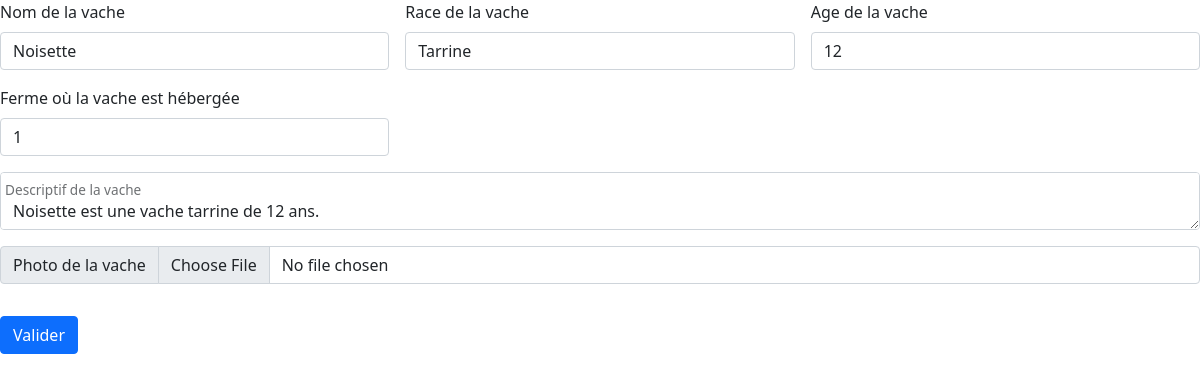
The app's page /app/appel/admin/modifievacheform.php?id=3 with its own data.
### tables this page shows
CREATE TABLE `vaches` (
  `Nom` varchar(20) NOT NULL,
  `Race` varchar(20) NOT NULL,
  `Age` int(2) NOT NULL,
  `Descriptif` varchar(200) NOT NULL,
  `Photo` varchar(40) DEFAULT NULL,
  `fk_Ferme` int(2) NOT NULL,
  `id_vache` int(4) NOT NULL
);

### app/appel/admin/modifievacheform.php (the view)
<?php
    require("header.php");
    $DB->exec("SET CHARACTER SET utf8");
    $element=$_GET['id'];
    $newreq = $DB->query("SELECT * FROM vaches WHERE id_vache=$element");
    $tab = $newreq->fetch();
?>
<form class="row g-3" action="modifievache.php?id=<?php echo $element?>" method="POST">
    <div class="col-md-4">
        <label for="validationDefault02" class="form-label">Nom de la vache</label>
        <input type="text" class="form-control" id="validationDefault02" required name="nom" value="<?php echo $tab['Nom']; ?>">
    </div>
    <div class="col-md-4">
        <label for="validationDefault02" class="form-label">Race de la vache</label>
        <input type="text" class="form-control" id="validationDefault02" required name="race" value="<?php echo $tab['Race']; ?>">
    </div>
    <div class="col-md-4">
        <label for="validationDefault02" class="form-label">Age de la vache</label>
        <input type="number" class="form-control" id="validationDefault02" required name="age" value="<?php echo $tab['Age']; ?>">
    </div>
    <div class="col-md-4">
        <label for="validationDefault02" class="form-label">Ferme où la vache est hébergée</label>
        <input type="text" class="form-control" id="validationDefault02" required name="ferme" value="<?php echo $tab['fk_Ferme']; ?>">
    </div>
    <div class="form-floating">
        <textarea class="form-control" placeholder="Leave a comment here" id="floatingTextarea" name="descriptif"><?php echo $tab['Descriptif']; ?></textarea>
        <label for="floatingTextarea">Descriptif de la vache</label>
    </div>
    <div class="input-group mb-3">
        <label class="input-group-text" for="inputGroupFile01">Photo de la vache</label>
        <input type="file" class="form-control" id="inputGroupFile01">
    </div>
    <div class="col-12">
        <button type="submit" class="btn btn-primary">Valider</button>
    </div>
</form>

### records on screen
vaches: nom "Noisette", race "Tarrine", age "12", ferme "1", descriptif "Noisette est une vache tarrine de 12 ans."
